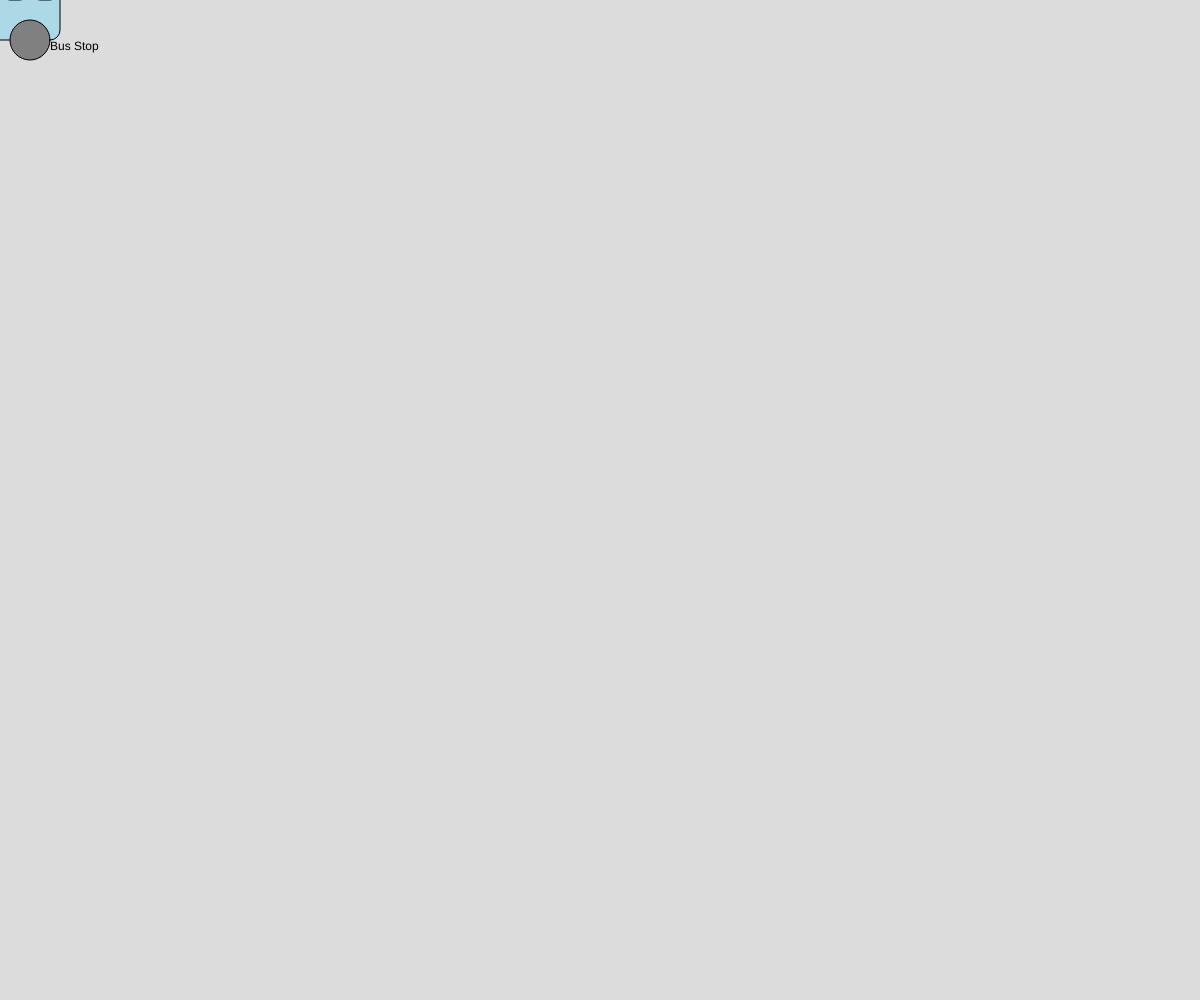
Frame 1 (no input)
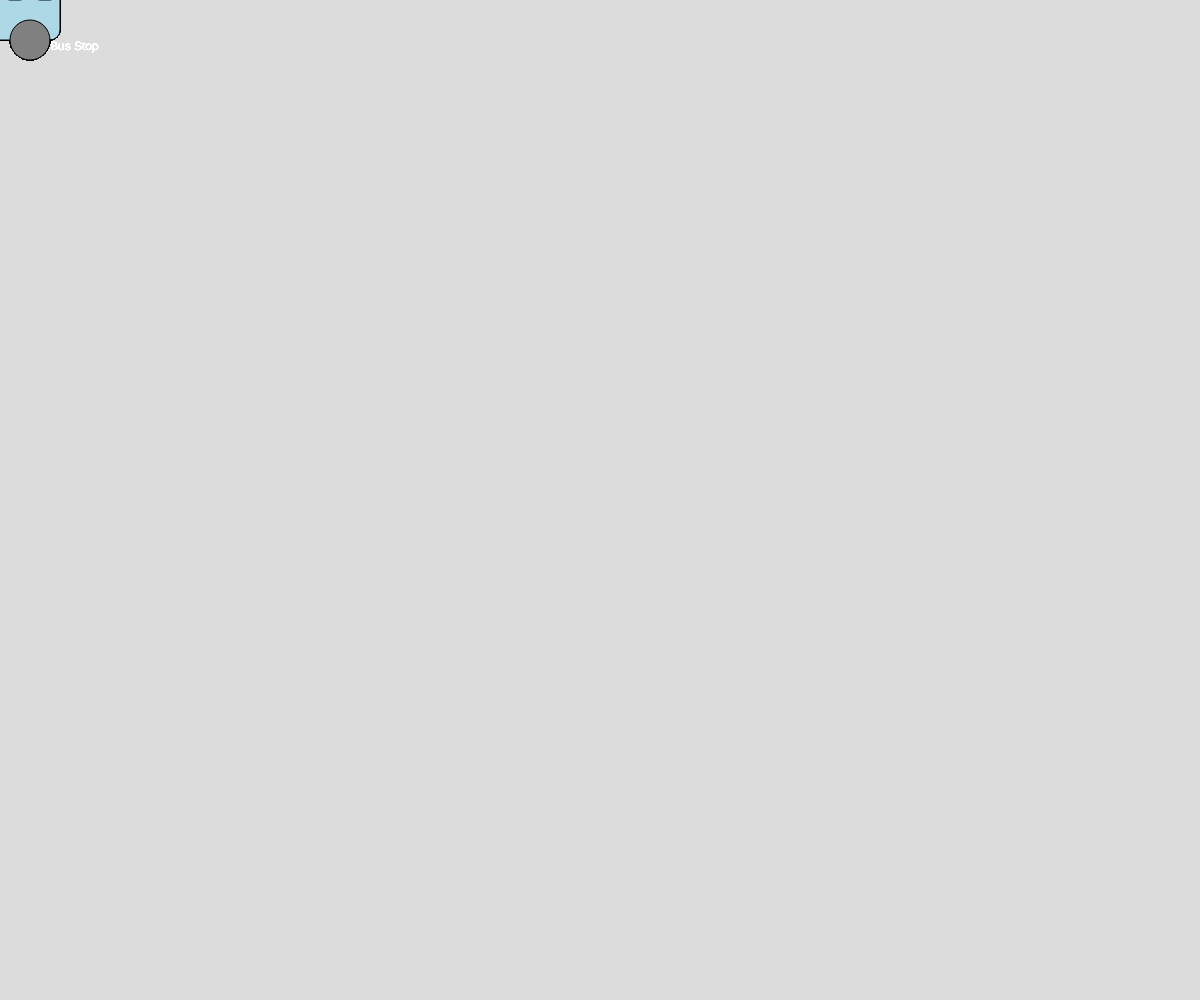
Frame 60 (no input)
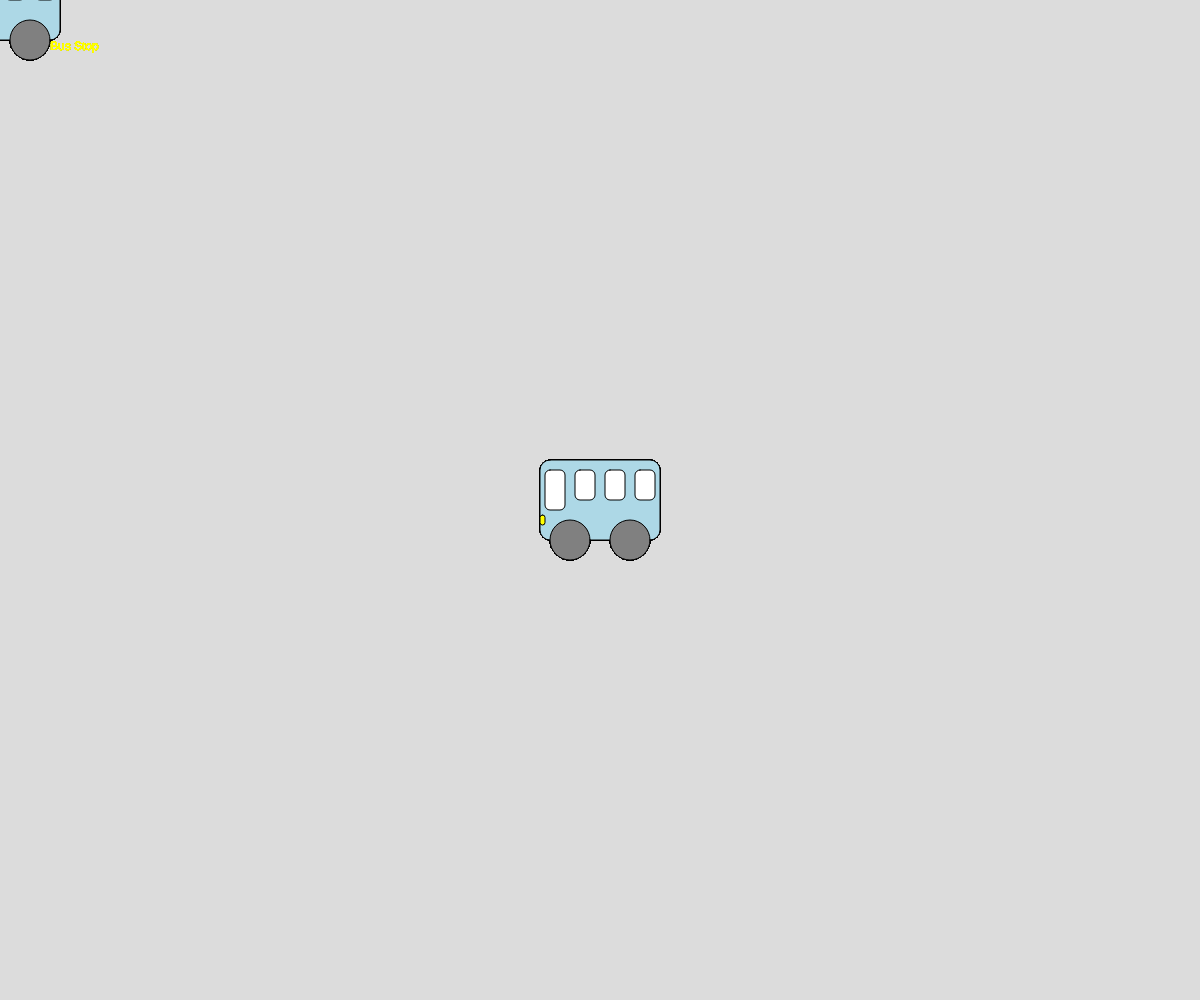
Frame 120 (the mouse pressed at the canvas centre since frame 60)

The p5.js sketch that drew these frames (run headless with seeded random() and noise() and a simulated clock; from frame 60 on, the mouse is pressed at the canvas centre):

// p5.js sketch
// ── sketch.js
function setup() {
    createCanvas(windowWidth, windowHeight);
    background(220);
}
function draw() {
    text("Bus Stop", 50, 50);

    // 車体
    fill("LightBlue");
    rect(mouseX-60, mouseY-40, 120, 80,10);

    // タイヤ
    fill("Gray");
    circle(mouseX-30, mouseY+40, 40);
    circle(mouseX+30, mouseY+40, 40);

    // 窓
    fill("White");
    rect(mouseX-55, mouseY-30, 20, 40,5);
    rect(mouseX-25, mouseY-30, 20, 30,5);
    rect(mouseX+5, mouseY-30, 20, 30,5);
    rect(mouseX+35, mouseY-30, 20, 30,5);

    // ライト
    if (mouseIsPressed) {
        fill("Yellow");
    }
    rect(mouseX-60, mouseY+15, 5, 10,5);
}
